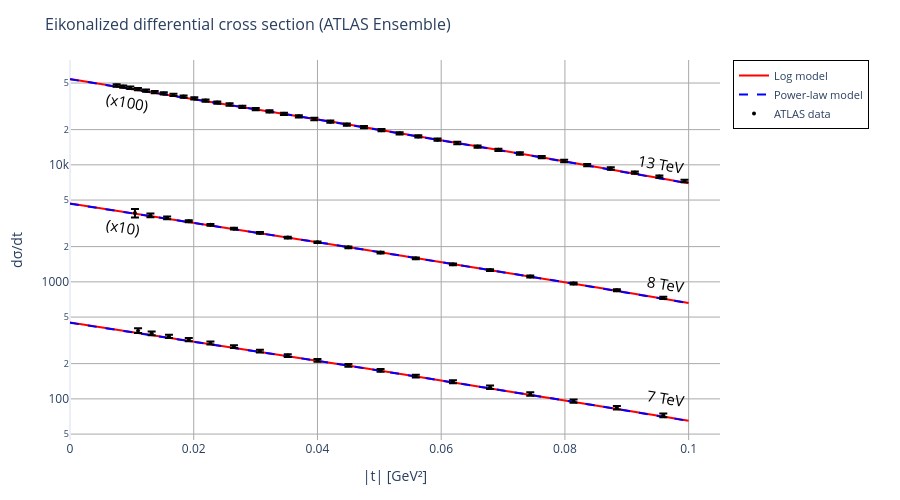

Notebook source saved alongside this figure:
### Code cell
# Garantir que todos os valores são float
lst_7_atlas_log = [float(x) for x in lst_7_atlas_log]
lst_8_atlas_log = [float(x) for x in lst_8_atlas_log]
lst_13_atlas_log = [float(x) for x in lst_13_atlas_log]

lst_7_atlas_pl = [float(x) for x in lst_7_atlas_pl]
lst_8_atlas_pl = [float(x) for x in lst_8_atlas_pl]
lst_13_atlas_pl = [float(x) for x in lst_13_atlas_pl]

fig3 = go.Figure()

# ==================================================
# Log model
# ==================================================

fig3.add_trace(go.Scatter(
    x=lst_q2,
    y=lst_7_atlas_log,
    mode='lines',
    name='Log model',
    line=dict(color='red', width=2),
    showlegend=True
))

fig3.add_trace(go.Scatter(
    x=lst_q2,
    y=[10*x for x in lst_8_atlas_log],
    mode='lines',
    line=dict(color='red', width=2),
    showlegend=False
))

fig3.add_trace(go.Scatter(
    x=lst_q2,
    y=[100*x for x in lst_13_atlas_log],
    mode='lines',
    line=dict(color='red', width=2),
    showlegend=False
))

# ==================================================
# Power-law model
# ==================================================

fig3.add_trace(go.Scatter(
    x=lst_q2,
    y=lst_7_atlas_pl,
    mode='lines',
    name='Power-law model',
    line=dict(color='blue', width=2, dash='dash'),
    showlegend=True
))

fig3.add_trace(go.Scatter(
    x=lst_q2,
    y=[10*x for x in lst_8_atlas_pl],
    mode='lines',
    line=dict(color='blue', width=2, dash='dash'),
    showlegend=False
))

fig3.add_trace(go.Scatter(
    x=lst_q2,
    y=[100*x for x in lst_13_atlas_pl],
    mode='lines',
    line=dict(color='blue', width=2, dash='dash'),
    showlegend=False
))

# ==================================================
# Experimental data
# ==================================================

add_data_trace(
    fig3,
    x_7_atlas,
    y_7_atlas,
    yerr_7_atlas,
    name='ATLAS data',
    show_label=True,
    mode='markers'
)

add_data_trace(
    fig3,
    x_8_atlas,
    [10*y for y in y_8_atlas],
    [10*e for e in yerr_8_atlas],
    name='ATLAS data',
    show_label=False,
    mode='markers'
)

add_data_trace(
    fig3,
    x_13_atlas,
    [100*y for y in y_13_atlas],
    [100*e for e in yerr_13_atlas],
    name='ATLAS data',
    show_label=False,
    mode='markers'
)

# ==================================================
# Axes
# ==================================================

fig3.update_xaxes(
    title_text="|t| [GeV²]",
    gridcolor="#aaaaaa"
)

fig3.update_yaxes(
    title_text="dσ/dt",
    gridcolor="#aaaaaa",
    type="log"
)

# ==================================================
# Annotations
# ==================================================

fig3.add_annotation(
    x=0.95,
    y=0.77,
    xref="paper",
    yref="paper",
    text="13 TeV",
    showarrow=False,
    font=dict(size=15, color="black"),
    textangle=10
)

fig3.add_annotation(
    x=0.95,
    y=0.41,
    xref="paper",
    yref="paper",
    text="8 TeV",
    showarrow=False,
    font=dict(size=15, color="black"),
    textangle=9
)


fig3.add_annotation(
    x=0.95,
    y=0.07,
    xref="paper",
    yref="paper",
    text="7 TeV",
    showarrow=False,
    font=dict(size=15, color="black"),
    textangle=9
)

fig3.add_annotation(
    x=0.05,
    y=0.93,
    xref="paper",
    yref="paper",
    text="(x100)",
    showarrow=False,
    font=dict(size=15, color="black"),
    textangle=10
)

fig3.add_annotation(
    x=0.05,
    y=0.56,
    xref="paper",
    yref="paper",
    text="(x10)",
    showarrow=False,
    font=dict(size=15, color="black"),
    textangle=10
)
# ==================================================
# Layout
# ==================================================

fig3.update_layout(
    title=dict(
        text="Eikonalized differential cross section (ATLAS Ensemble)",
        font=dict(size=16)
    ),
    template="plotly_white",
    height=500,
    width=900,
    legend=dict(
        x=1.02,
        y=1.0,
        xanchor="left",
        yanchor="top",
        font=dict(size=11),
        bgcolor="rgba(255,255,255,0.8)",
        bordercolor="black",
        borderwidth=1
    ),
    margin=dict(l=70, r=180, t=60, b=60)
)

fig3.show()
fig3.write_image("plot_diff_sigma_eik_atlas.pdf", height=600, width=1200)
# fig3.write_html("plot_diff_sigma_eik_atlas.html")

### Figure 1 — Plotly figure (JSON) as saved in the notebook; plotly's stock layout.template omitted (floating-point values rounded to 4 significant figures)
{"data": [{"line": {"color": "red", "width": 2}, "mode": "lines", "name": "Log model", "showlegend": true, "type": "scatter", "x": [0.0, 0.002041, 0.004082, 0.006122, 0.008163, 0.0102, 0.01224, 0.01429, 0.01633, 0.01837, 0.02041, 0.02245, 0.02449, 0.02653, 0.02857, 0.03061, 0.03265, 0.03469, 0.03673, 0.03878, 0.04082, 0.04286, 0.0449, 0.04694, 0.04898, 0.05102, 0.05306, 0.0551, 0.05714, 0.05918, 0.06122, 0.06327, 0.06531, 0.06735, 0.06939, 0.07143, 0.07347, 0.07551, 0.07755, 0.07959, 0.08163, 0.08367, 0.08571, 0.08776, 0.0898, 0.09184, 0.09388, 0.09592, 0.09796, 0.1], "y": [448.7, 432.1, 416.1, 400.7, 385.8, 371.4, 357.6, 344.2, 331.4, 318.9, 307.0, 295.4, 284.3, 273.6, 263.2, 253.3, 243.7, 234.4, 225.5, 216.9, 208.6, 200.6, 192.9, 185.5, 178.3, 171.5, 164.8, 158.4, 152.3, 146.4, 140.7, 135.2, 129.9, 124.8, 119.9, 115.1, 110.6, 106.2, 102.0, 97.94, 94.04, 90.28, 86.66, 83.18, 79.83, 76.61, 73.51, 70.53, 67.66, 64.9]}, {"line": {"color": "red", "width": 2}, "mode": "lines", "showlegend": false, "type": "scatter", "x": [0.0, 0.002041, 0.004082, 0.006122, 0.008163, 0.0102, 0.01224, 0.01429, 0.01633, 0.01837, 0.02041, 0.02245, 0.02449, 0.02653, 0.02857, 0.03061, 0.03265, 0.03469, 0.03673, 0.03878, 0.04082, 0.04286, 0.0449, 0.04694, 0.04898, 0.05102, 0.05306, 0.0551, 0.05714, 0.05918, 0.06122, 0.06327, 0.06531, 0.06735, 0.06939, 0.07143, 0.07347, 0.07551, 0.07755, 0.07959, 0.08163, 0.08367, 0.08571, 0.08776, 0.0898, 0.09184, 0.09388, 0.09592, 0.09796, 0.1], "y": [4674.0, 4500.0, 4331.0, 4168.0, 4012.0, 3861.0, 3715.0, 3575.0, 3439.0, 3309.0, 3183.0, 3062.0, 2946.0, 2833.0, 2725.0, 2620.0, 2520.0, 2423.0, 2329.0, 2239.0, 2153.0, 2069.0, 1989.0, 1912.0, 1837.0, 1765.0, 1696.0, 1630.0, 1566.0, 1504.0, 1444.0, 1387.0, 1332.0, 1279.0, 1228.0, 1179.0, 1132.0, 1087.0, 1043.0, 1001.0, 960.4, 921.5, 884.1, 848.0, 813.4, 780.1, 748.1, 717.3, 687.7, 659.2]}, {"line": {"color": "red", "width": 2}, "mode": "lines", "showlegend": false, "type": "scatter", "x": [0.0, 0.002041, 0.004082, 0.006122, 0.008163, 0.0102, 0.01224, 0.01429, 0.01633, 0.01837, 0.02041, 0.02245, 0.02449, 0.02653, 0.02857, 0.03061, 0.03265, 0.03469, 0.03673, 0.03878, 0.04082, 0.04286, 0.0449, 0.04694, 0.04898, 0.05102, 0.05306, 0.0551, 0.05714, 0.05918, 0.06122, 0.06327, 0.06531, 0.06735, 0.06939, 0.07143, 0.07347, 0.07551, 0.07755, 0.07959, 0.08163, 0.08367, 0.08571, 0.08776, 0.0898, 0.09184, 0.09388, 0.09592, 0.09796, 0.1], "y": [54140.0, 52030.0, 50000.0, 48040.0, 46160.0, 44350.0, 42610.0, 40930.0, 39310.0, 37760.0, 36260.0, 34820.0, 33440.0, 32110.0, 30820.0, 29590.0, 28400.0, 27260.0, 26170.0, 25110.0, 24090.0, 23120.0, 22180.0, 21280.0, 20410.0, 19570.0, 18770.0, 18000.0, 17260.0, 16550.0, 15860.0, 15200.0, 14570.0, 13960.0, 13380.0, 12820.0, 12280.0, 11760.0, 11270.0, 10790.0, 10330.0, 9890.0, 9467.0, 9062.0, 8672.0, 8298.0, 7940.0, 7595.0, 7265.0, 6948.0]}, {"line": {"color": "blue", "dash": "dash", "width": 2}, "mode": "lines", "name": "Power-law model", "showlegend": true, "type": "scatter", "x": [0.0, 0.002041, 0.004082, 0.006122, 0.008163, 0.0102, 0.01224, 0.01429, 0.01633, 0.01837, 0.02041, 0.02245, 0.02449, 0.02653, 0.02857, 0.03061, 0.03265, 0.03469, 0.03673, 0.03878, 0.04082, 0.04286, 0.0449, 0.04694, 0.04898, 0.05102, 0.05306, 0.0551, 0.05714, 0.05918, 0.06122, 0.06327, 0.06531, 0.06735, 0.06939, 0.07143, 0.07347, 0.07551, 0.07755, 0.07959, 0.08163, 0.08367, 0.08571, 0.08776, 0.0898, 0.09184, 0.09388, 0.09592, 0.09796, 0.1], "y": [447.1, 430.6, 414.7, 399.3, 384.5, 370.3, 356.5, 343.2, 330.4, 318.0, 306.1, 294.6, 283.6, 272.9, 262.6, 252.7, 243.1, 233.9, 225.0, 216.4, 208.1, 200.2, 192.5, 185.1, 178.0, 171.1, 164.5, 158.1, 152.0, 146.1, 140.4, 134.9, 129.6, 124.5, 119.6, 114.9, 110.4, 106.0, 101.8, 97.73, 93.82, 90.07, 86.45, 82.97, 79.62, 76.4, 73.3, 70.32, 67.45, 64.69]}, {"line": {"color": "blue", "dash": "dash", "width": 2}, "mode": "lines", "showlegend": false, "type": "scatter", "x": [0.0, 0.002041, 0.004082, 0.006122, 0.008163, 0.0102, 0.01224, 0.01429, 0.01633, 0.01837, 0.02041, 0.02245, 0.02449, 0.02653, 0.02857, 0.03061, 0.03265, 0.03469, 0.03673, 0.03878, 0.04082, 0.04286, 0.0449, 0.04694, 0.04898, 0.05102, 0.05306, 0.0551, 0.05714, 0.05918, 0.06122, 0.06327, 0.06531, 0.06735, 0.06939, 0.07143, 0.07347, 0.07551, 0.07755, 0.07959, 0.08163, 0.08367, 0.08571, 0.08776, 0.0898, 0.09184, 0.09388, 0.09592, 0.09796, 0.1], "y": [4657.0, 4483.0, 4316.0, 4154.0, 3999.0, 3848.0, 3704.0, 3564.0, 3430.0, 3300.0, 3175.0, 3054.0, 2938.0, 2826.0, 2718.0, 2614.0, 2514.0, 2417.0, 2324.0, 2235.0, 2148.0, 2065.0, 1985.0, 1908.0, 1834.0, 1762.0, 1693.0, 1627.0, 1563.0, 1501.0, 1442.0, 1385.0, 1330.0, 1277.0, 1226.0, 1177.0, 1130.0, 1084.0, 1041.0, 998.7, 958.2, 919.3, 881.9, 845.9, 811.3, 778.0, 746.0, 715.2, 685.6, 657.2]}, {"line": {"color": "blue", "dash": "dash", "width": 2}, "mode": "lines", "showlegend": false, "type": "scatter", "x": [0.0, 0.002041, 0.004082, 0.006122, 0.008163, 0.0102, 0.01224, 0.01429, 0.01633, 0.01837, 0.02041, 0.02245, 0.02449, 0.02653, 0.02857, 0.03061, 0.03265, 0.03469, 0.03673, 0.03878, 0.04082, 0.04286, 0.0449, 0.04694, 0.04898, 0.05102, 0.05306, 0.0551, 0.05714, 0.05918, 0.06122, 0.06327, 0.06531, 0.06735, 0.06939, 0.07143, 0.07347, 0.07551, 0.07755, 0.07959, 0.08163, 0.08367, 0.08571, 0.08776, 0.0898, 0.09184, 0.09388, 0.09592, 0.09796, 0.1], "y": [53940.0, 51840.0, 49820.0, 47880.0, 46010.0, 44210.0, 42480.0, 40810.0, 39200.0, 37660.0, 36170.0, 34740.0, 33360.0, 32030.0, 30750.0, 29520.0, 28340.0, 27210.0, 26110.0, 25060.0, 24050.0, 23070.0, 22140.0, 21240.0, 20370.0, 19540.0, 18740.0, 17970.0, 17230.0, 16520.0, 15830.0, 15180.0, 14550.0, 13940.0, 13360.0, 12800.0, 12260.0, 11740.0, 11240.0, 10770.0, 10310.0, 9869.0, 9447.0, 9041.0, 8652.0, 8278.0, 7919.0, 7575.0, 7245.0, 6927.0]}, {"error_y": {"array": [17.8, 12.7, 10.7, 9.8, 8.6, 7.8, 7.0, 6.2, 5.6, 5.0, 4.5, 4.1, 4.1, 4.3, 3.9, 3.2, 2.9, 2.6], "type": "data", "visible": true}, "marker": {"color": "black", "size": 4}, "mode": "markers", "name": "ATLAS data", "showlegend": true, "type": "scatter", "x": [0.011, 0.0132, 0.016, 0.0192, 0.0227, 0.0265, 0.0307, 0.0352, 0.04, 0.045, 0.0502, 0.0559, 0.0619, 0.0679, 0.0744, 0.0814, 0.0884, 0.0959], "y": [382.6, 363.2, 342.0, 320.9, 300.3, 279.4, 256.1, 234.3, 213.2, 193.3, 175.1, 156.5, 139.8, 125.5, 110.2, 95.8, 83.9, 72.4]}, {"error_y": {"array": [320.0, 130.0, 89.0, 65.0, 58.0, 51.0, 46.0, 41.0, 36.0, 33.0, 30.0, 27.0, 24.0, 22.0, 20.0, 20.0, 17.0, 16.0], "type": "data", "visible": true}, "marker": {"color": "black", "size": 4}, "mode": "markers", "showlegend": false, "type": "scatter", "x": [0.0105, 0.013, 0.0157, 0.0192, 0.0227, 0.0265, 0.0307, 0.0352, 0.04, 0.045, 0.0502, 0.0559, 0.0619, 0.0679, 0.0744, 0.0814, 0.0884, 0.0959], "y": [3870.0, 3700.0, 3523.0, 3298.0, 3069.0, 2846.0, 2617.0, 2393.0, 2180.0, 1973.0, 1780.0, 1588.0, 1411.0, 1260.0, 1111.0, 968.0, 847.0, 729.0]}, {"error_y": {"array": [1070.0, 1050.0, 1030.0, 1000.0, 970.0, 950.0, 920.0, 900.0, 870.0, 840.0, 800.0, 770.0, 740.0, 710.0, 680.0, 650.0, 620.0, 590.0, 560.0, 530.0, 500.0, 470.0, 440.0, 417.0, 393.0, 369.0, 345.0, 322.0, 302.0, 281.0, 263.0, 244.0, 226.0, 212.0, 197.0, 183.0, 168.0], "type": "data", "visible": true}, "marker": {"color": "black", "size": 4}, "mode": "markers", "showlegend": false, "type": "scatter", "x": [0.00754, 0.0086, 0.00975, 0.01098, 0.01229, 0.01369, 0.01516, 0.01672, 0.01836, 0.02009, 0.02191, 0.02381, 0.02579, 0.02786, 0.03002, 0.03225, 0.03458, 0.03699, 0.03949, 0.04208, 0.04475, 0.04751, 0.05035, 0.05328, 0.0563, 0.05941, 0.0626, 0.06588, 0.06925, 0.07271, 0.07625, 0.07988, 0.0836, 0.08741, 0.0913, 0.09527, 0.09933], "y": [47640.0, 46680.0, 45600.0, 44300.0, 43030.0, 41870.0, 40790.0, 39590.0, 38300.0, 36950.0, 35410.0, 34060.0, 32790.0, 31330.0, 29970.0, 28590.0, 27260.0, 25960.0, 24650.0, 23400.0, 22060.0, 20980.0, 19760.0, 18580.0, 17500.0, 16410.0, 15370.0, 14340.0, 13450.0, 12500.0, 11640.0, 10790.0, 9964.0, 9300.0, 8592.0, 7935.0, 7270.0]}], "layout": {"annotations": [{"font": {"color": "black", "size": 15}, "showarrow": false, "text": "13 TeV", "textangle": 10, "x": 0.95, "xref": "paper", "y": 0.77, "yref": "paper"}, {"font": {"color": "black", "size": 15}, "showarrow": false, "text": "8 TeV", "textangle": 9, "x": 0.95, "xref": "paper", "y": 0.41, "yref": "paper"}, {"font": {"color": "black", "size": 15}, "showarrow": false, "text": "7 TeV", "textangle": 9, "x": 0.95, "xref": "paper", "y": 0.07, "yref": "paper"}, {"font": {"color": "black", "size": 15}, "showarrow": false, "text": "(x100)", "textangle": 10, "x": 0.05, "xref": "paper", "y": 0.93, "yref": "paper"}, {"font": {"color": "black", "size": 15}, "showarrow": false, "text": "(x10)", "textangle": 10, "x": 0.05, "xref": "paper", "y": 0.56, "yref": "paper"}], "height": 500, "legend": {"bgcolor": "rgba(255,255,255,0.8)", "bordercolor": "black", "borderwidth": 1, "font": {"size": 11}, "x": 1.02, "xanchor": "left", "y": 1, "yanchor": "top"}, "margin": {"b": 60, "l": 70, "r": 180, "t": 60}, "title": {"font": {"size": 16}, "text": "Eikonalized differential cross section (ATLAS Ensemble)"}, "width": 900, "xaxis": {"gridcolor": "#aaaaaa", "title": {"text": "|t| [GeV²]"}}, "yaxis": {"gridcolor": "#aaaaaa", "title": {"text": "dσ/dt"}, "type": "log"}}}
